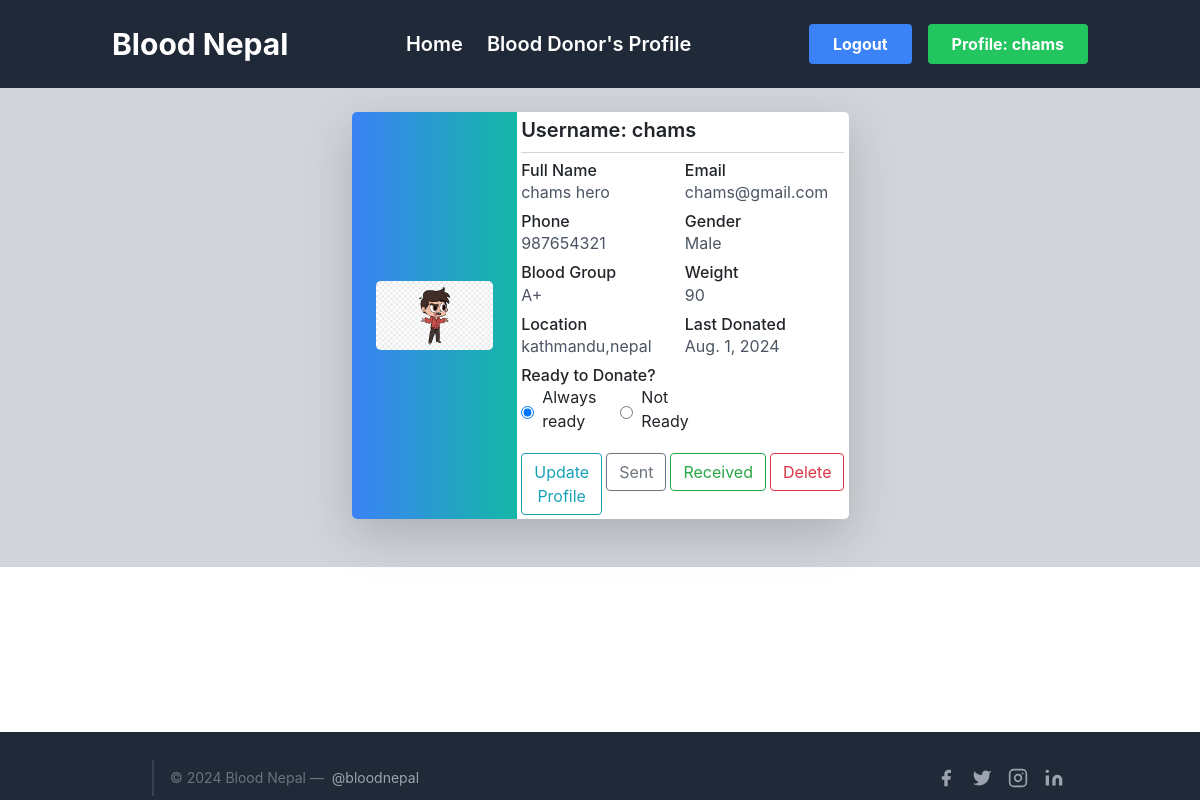
Screenshot of /profile (signed in) with the database file from the repository.
### profile_/models.py (models this page shows, shortened)
class SignUp(models.Model):
    user = models.OneToOneField(User, on_delete = models.CASCADE)
    full_name = models.CharField(max_length = 120, null=False, blank=False )
    email = models.EmailField( null=False, blank=False)
    phone = models.IntegerField(null=True)
    gender = models.CharField(max_length=6, choices= GenderChoices , default='Male')
    profile_photo = models.ImageField(upload_to = 'images/')
    location = models.CharField(max_length=40)
    blood_group = models.CharField(choices=Blood_Group_Choices,max_length=3)
    weight = models.IntegerField( null=True, blank=False)
    ready_to_donate = models.CharField(choices=R_CHOICES ,null=True, max_length=4)
    last_donation = models.DateField(null=True)

### profile_/views.py (the view)
# urls.py: path("profile", views.profile, name="profile"),
@login_required
def profile(request):
    username = request.user.username # Gets the username of user who is logged in from User table
    try:
        signup_user = SignUp.objects.get(user = request.user)
        return render(request, "profile/profile.html", {'signup_user':signup_user, 'username': username})
    except SignUp.DoesNotExist:
        messages.success(request,('Please fill up the below form to use features.'))
        return redirect('signup')

### profile_/templates/profile/profile.html (shortened to what this page needs)
{% extends 'profile/base.html' %}
{% block body %}
<section class="bg-gray-300 py-2">
  <div class="container mx-auto py-3">
    <div class="flex justify-center items-center">
      <div class="w-full lg:w-1/2 mb-4 lg:mb-0">
        <div class="bg-white shadow-lg rounded-lg overflow-hidden">
          <div class="flex">
            <div class="w-1/3 bg-gradient-to-r from-blue-500 to-teal-500 flex items-center justify-center p-4">
              <a href="{{signup_user.profile_photo.url}}">
                <img src="{{signup_user.profile_photo.url}}" alt="Profile Photo" class="w-72 h-auto rounded-lg">
              </a>
            </div>
            <div class="w-2/3 p-1">
              <h6 class="text-xl font-semibold mb-1">Username: {{signup_user.user}}</h6>
              <hr class="my-2 border-gray-300">
              <div class="grid grid-cols-1 md:grid-cols-2 gap-1">
                <div class="mb-1">
                  <h6 class="font-medium">Full Name</h6>
                  <p class="text-gray-600">{{signup_user.full_name}}</p>
                </div>
                <div class="mb-1">
                  <h6 class="font-medium">Email</h6>
                  <p class="text-gray-600">{{signup_user.email}}</p>
                </div>
                <div class="mb-1">
                  <h6 class="font-medium">Phone</h6>
                  <p class="text-gray-600">{{signup_user.phone}}</p>
                </div>
                <div class="mb-1">
                  <h6 class="font-medium">Gender</h6>
                  <p class="text-gray-600">{{signup_user.gender}}</p>
                </div>
                <div class="mb-1">
                  <h6 class="font-medium">Blood Group</h6>
                  <p class="text-gray-600">{{signup_user.blood_group}}</p>
                </div>
                <div class="mb-1">
                  <h6 class="font-medium">Weight</h6>
                  <p class="text-gray-600">{{signup_user.weight}}</p>
                </div>
                <div class="mb-1">
                  <h6 class="font-medium">Location</h6>
                  <p class="text-gray-600">{{signup_user.location}}</p>
                </div>
                <div class="mb-1">
                  <h6 class="font-medium">Last Donated</h6>
                  <p class="text-gray-600">{{signup_user.last_donation}}</p>
                </div>
                <div class="mb-1">
                  <h6 class="font-medium">Ready to Donate?</h6>
                  <div class="flex items-center">
                    <input type="radio" id="yes" name="ready_to_donate" {% if signup_user.ready_to_donate == 'yes' %}checked{% endif %}>
                    <label for="yes" class="ml-2 mr-4">Always ready </label>
                    <input type="radio" id="no" name="ready_to_donate" {% if signup_user.ready_to_donate == 'no' %}checked{% endif %}>
                    <label for="no" class="ml-2">Not Ready</label>
                  </div>
                </div>
              </div>
              <div class="mt-2 flex space-x-1">
                <a href="{% url 'update_profile' signup_user.id %}" class="inline-block">
                  <button type="button" class="btn btn-outline-info my-2 my-sm-0">
                    Update Profile
                  </button>
                </a>
                <a href="{% url 'sent' %}" class="inline-block">
                  <button type="button" class="btn btn-outline-secondary my-2 my-sm-0">
                    Sent
                  </button>
                </a>
                <a href="{% url 'profile' %}" class="inline-block">
                  <button type="button" class="btn btn-outline-success my-2 my-sm-0">
                    Received
                  </button>
                </a>
                <a href="{% url 'delete_profile' signup_user.id %}" class="inline-block">
                  <button type="button" class="btn btn-outline-danger my-2 my-sm-0">
                    Delete {% comment %} class="px-3 py-1 bg-red-500 text-white font-semibold rounded-lg shadow hover:bg-red-600 focus:outline-none focus:ring-2 focus:ring-red-500" {% endcomment %}
                  </button>
                </a>
              </div>
            </div>
          </div>
        </div>
      </div>
    </div>
  </div>
</section>
{% endblock %}

### profile_/templates/profile/base.html (shortened to what this page needs)
{% load static %}
<!DOCTYPE html>
<html lang="en">
  <head>
    <script src="https://cdn.tailwindcss.com"></script>
    <link rel="stylesheet" href="https://cdn.jsdelivr.net/npm/bootstrap@4.3.1/dist/css/bootstrap.min.css" />
    <link rel="stylesheet" href="{% static 'blog/css/blog.css' %}" />
    <link rel="stylesheet" href="https://stackpath.bootstrapcdn.com/bootstrap/4.5.2/css/bootstrap.min.css" />
    <link rel="stylesheet" href="https://stackpath.bootstrapcdn.com/bootstrap/4.5.2/css/bootstrap.min.css" />
    <link rel="stylesheet" href="https://cdnjs.cloudflare.com/ajax/libs/font-awesome/6.5.2/css/all.min.css" />
  </head>
  <body class="flex flex-col min-h-screen">
    <header class="bg-gray-800 text-white body-font">
      <div class="container mx-auto flex flex-wrap p-4 items-center justify-between">
        <span class="text-3xl font-bold">Blood Nepal</span>
        <nav class="hidden md:flex space-x-6">
          <a href="{% url 'home' %}" class="hover:text-red-500 text-xl font-semibold">Home</a>
          <a href="{% url 'donor' %}" class="hover:text-red-500 text-xl font-semibold">Blood Donor's Profile</a>
        </nav>
        <div class="flex items-center space-x-4">
          {% if user.is_authenticated %}
            <a href="{% url 'logout' %}">
              <button class="bg-blue-500 hover:bg-blue-700 text-white font-bold py-2 px-4 rounded">Logout</button>
            </a>
            <a href="{% url 'profile' %}">
              <button class="bg-green-500 hover:bg-green-700 text-white font-bold py-2 px-4 rounded">Profile: {{ username }}</button>
            </a>
          {% else %}
            {% block loginbar %}
              <a href="{% url 'home' %}">
                <button class="bg-gray-600 hover:bg-gray-700 text-white font-bold py-2 px-4 rounded">Login</button>
              </a>
            {% endblock %}
          {% endif %}
        </div>
      </div>
    </header>
    {% block body %}
    {% endblock %}
  {% block footer %}
  <footer class="bg-gray-800 text-gray-300 mt-auto">
    <div class="container px-5 py-1 mx-auto flex items-center sm:flex-row flex-col">
      <p class="text-sm text-gray-500 sm:ml-4 sm:pl-4 sm:border-l-2 sm:border-gray-700 sm:py-2 sm:mt-0 mt-4">
        © 2024 Blood Nepal —
        <a href="/" class="text-gray-400 hover:text-gray-200 ml-1" rel="noopener noreferrer" target="_blank">@bloodnepal</a>
      </p>
      <span class="inline-flex sm:ml-auto sm:mt-0 mt-4 justify-center sm:justify-start">
        <a class="text-gray-400 hover:text-blue-500" href="/">
          <svg fill="currentColor" stroke-linecap="round" stroke-linejoin="round" stroke-width="2" class="w-5 h-5" viewBox="0 0 24 24">
            <path d="M18 2h-3a5 5 0 00-5 5v3H7v4h3v8h4v-8h3l1-4h-4V7a1 1 0 011-1h3z"></path>
          </svg>
        </a>
        <a class="ml-3 text-gray-400 hover:text-blue-500" href="/">
          <svg fill="currentColor" stroke-linecap="round" stroke-linejoin="round" stroke-width="2" class="w-5 h-5" viewBox="0 0 24 24">
            <path d="M23 3a10.9 10.9 0 01-3.14 1.53 4.48 4.48 0 00-7.86 3v1A10.66 10.66 0 013 4s-4 9 5 13a11.64 11.64 0 01-7 2c9 5 20 0 20-11.5a4.5 4.5 0 00-.08-.83A7.72 7.72 0 0023 3z"></path>
          </svg>
        </a>
        <a class="ml-3 text-gray-400 hover:text-red-500" href="/">
          <svg fill="none" stroke="currentColor" stroke-linecap="round" stroke-linejoin="round" stroke-width="2" class="w-5 h-5" viewBox="0 0 24 24">
            <rect width="20" height="20" x="2" y="2" rx="5" ry="5"></rect>
            <path d="M16 11.37A4 4 0 1112.63 8 4 4 0 0116 11.37zm1.5-4.87h.01"></path>
          </svg>
        </a>
        <a class="ml-3 text-gray-400 hover:text-blue-500" href="/">
          <svg fill="currentColor" stroke="currentColor" stroke-linecap="round" stroke-linejoin="round" stroke-width="0" class="w-5 h-5" viewBox="0 0 24 24">
            <path stroke="none" d="M16 8a6 6 0 016 6v7h-4v-7a2 2 0 00-2-2 2 2 0 00-2 2v7h-4v-7a6 6 0 016-6zM2 9h4v12H2z"></path>
            <circle cx="4" cy="4" r="2" stroke="none"></circle>
          </svg>
        </a>
      </span>
    </div>
  </footer>
  {% endblock %}
  </body>
</html>

### rows the page displays
SignUp: profile_photo (picture), user "chams", full_name "chams hero", email "chams@gmail.com", phone "987654321", gender "Male", blood_group "A+", weight "90", location "kathmandu,nepal", last_donation "Aug. 1, 2024", ready_to_donate "☑ Always ready", ready_to_donate "☐ Not Ready"

### other values shown
{{ username }} "chams"
